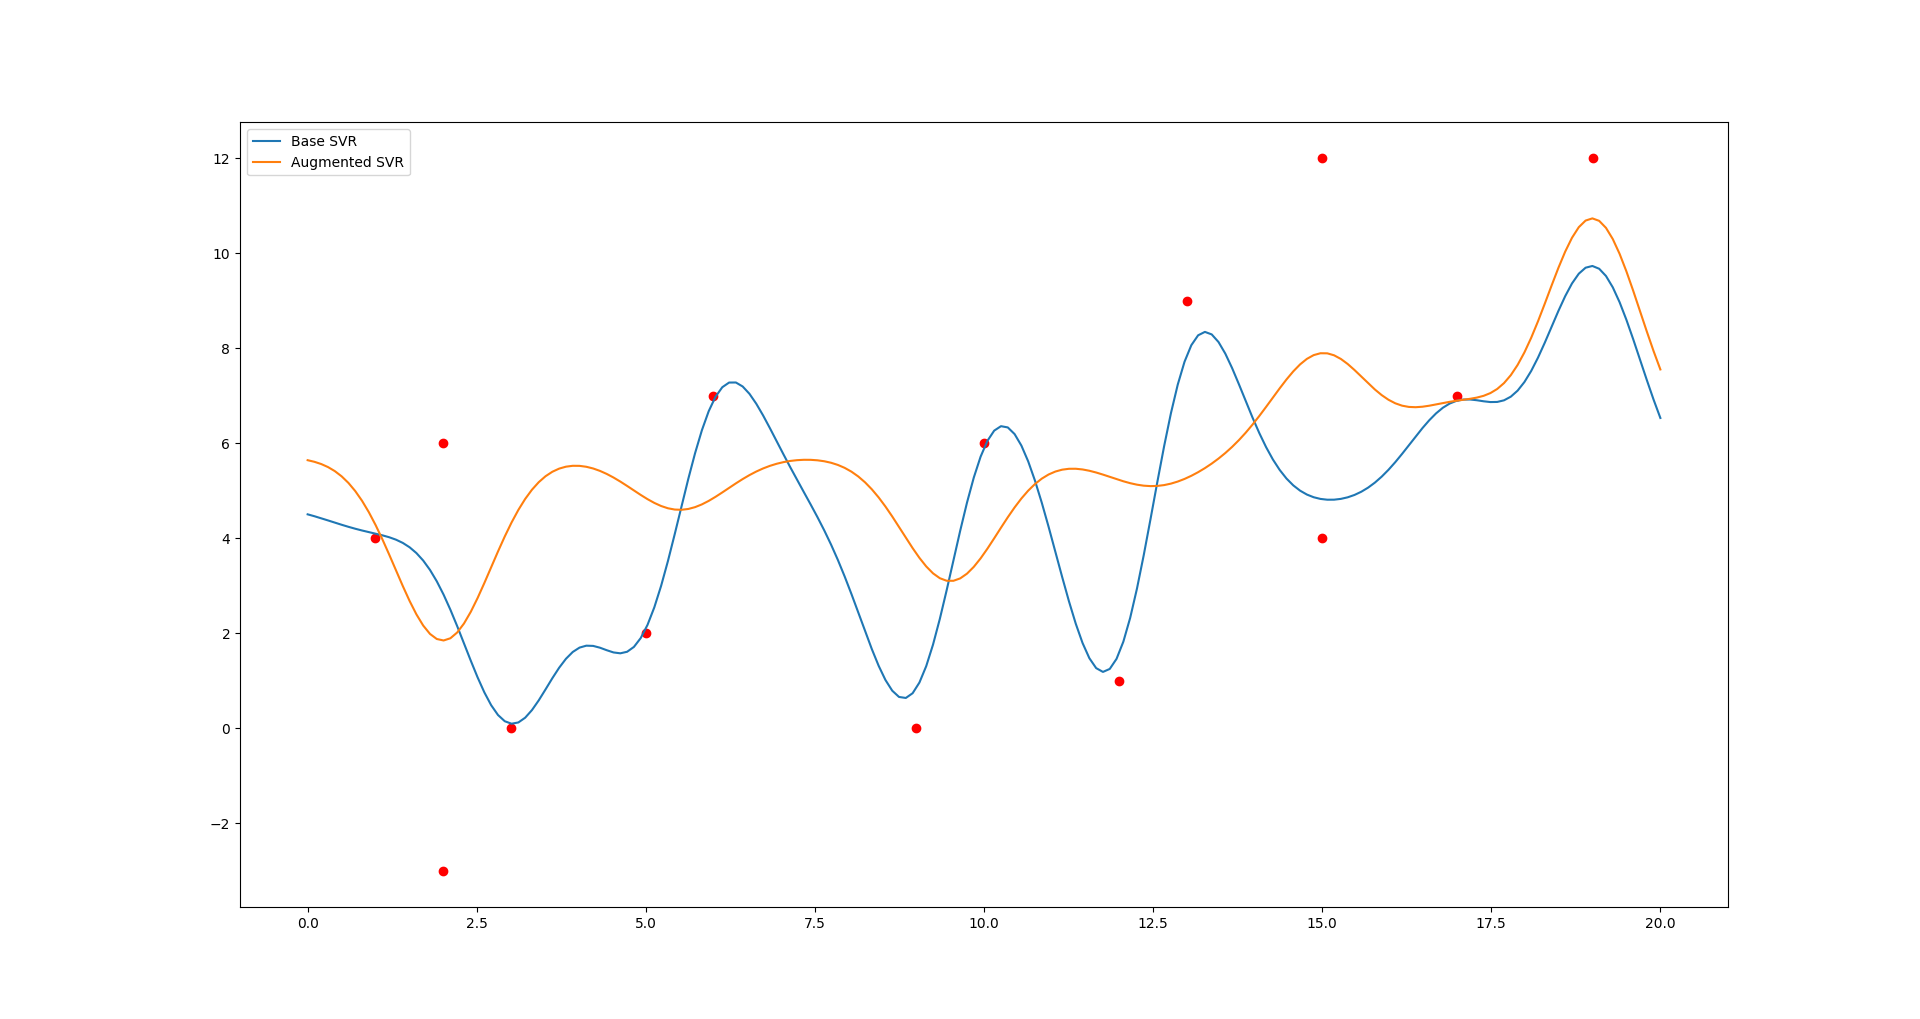

Here is the Python script that generated this plot:
from matplotlib import pyplot as plt

import numpy as np

X = [
    1,
    2,
    2,
    3,
    5,
    6,
    9,
    10,
    12,
    13,
    15,
    15,
    17,
    19
]

y = [
    4,
    -3,
    6,
    0,
    2,
    7,
    0,
    6,
    1,
    9,
    4,
    12,
    7,
    12
]

#plot base points
plt.scatter(X, y, color="red")

#ready a svr on base points
from sklearn.svm import SVR
r = SVR(C=5)
sklearn_x = [[x] for x in X]
r.fit(sklearn_x, y)

#plot predictions of base svr
points_to_graph = [[x] for x in np.linspace(start=0, stop=20, num=200)]
predictions = r.predict(points_to_graph)
plt.plot(points_to_graph, predictions, label="Base SVR")

from ACA import ACAWrapper
from sklearn.cluster import KMeans
aca = ACAWrapper(r, percentage=.5, return_old=False)
aca.fit(sklearn_x, y)

predictions = aca.predict(points_to_graph)
plt.plot(points_to_graph, predictions, label="Augmented SVR")

plt.legend()
plt.show()
